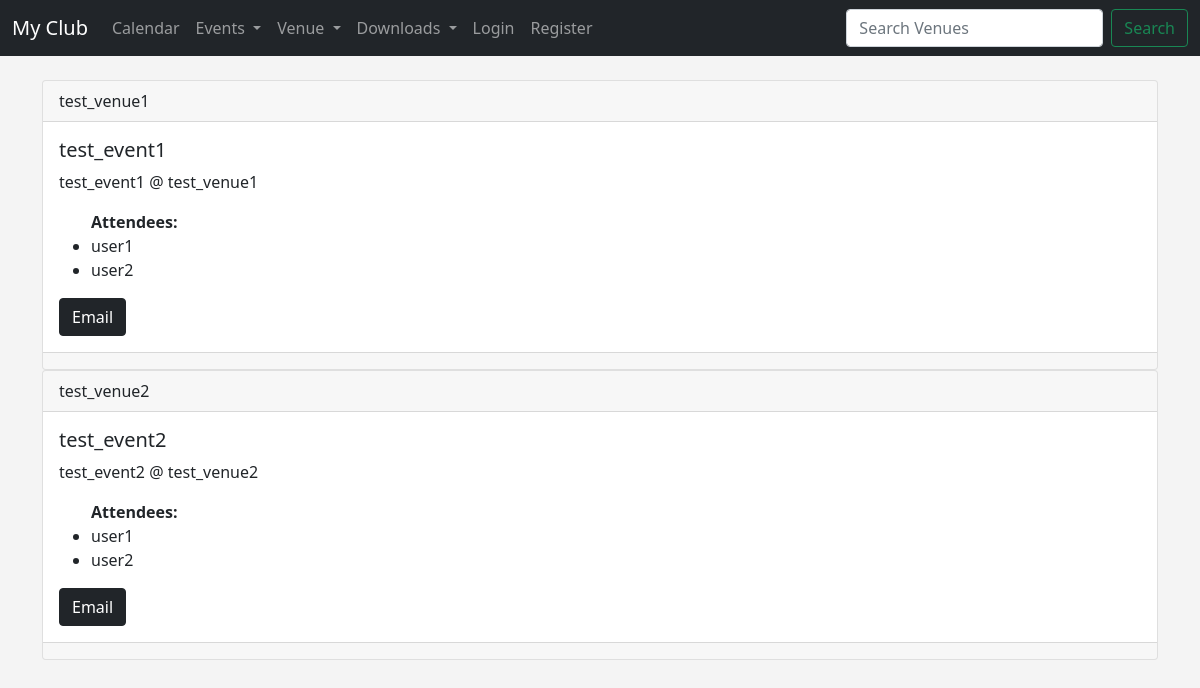
The app's page /events with its own data.
### events/models.py (models this page shows)
class Event(models.Model):
    name = models.CharField('Event Name', max_length=120)
    event_date = models.DateTimeField('Event date')
    venue = models.ForeignKey(Venue, blank=True, null=True, on_delete=models.CASCADE)
    manager = models.ForeignKey(User, blank=True, null=True, on_delete=models.SET_NULL)
    description = models.TextField(blank=True)
    attendees = models.ManyToManyField(User, related_name='attendees', blank=True)
    def __str__(self):
        return self.name

class Venue(models.Model):
    name = models.CharField('Venue Name', max_length=120)
    address = models.CharField(max_length=300)
    zip_code =models.CharField('Zip Code', max_length=10)
    phone = models.CharField('Contact Phone', max_length=15,blank=True)
    website = models.URLField('Website Address',blank=True)
    email_address = models.EmailField('Email Address',blank=True)
    owner = models.IntegerField('Venue Owner', blank=False, default=1)
    def __str__(self):
        return self.name

### events/views.py (the view)
# urls.py: path('events', views.all_events, name='list-events'),
def all_events(request):
    event_list = Event.objects.all().order_by('event_date', 'venue')
    return render(request, 'events/event_list.html', {'event_list' : event_list})

### templates/events/event_list.html (shortened to what this page needs)
{% extends 'events/base.html' %}
    {% block content %}
        {% for event in event_list %}
            <div class="card">
                <div class="card-header">
                    {{event.venue}}
                </div>
                <div class="card-body">
                     <h5 class="card-title">{{event}} </h5>
                    <p class="card-text"> {{event.description}} </p>
                    <ul>
                        <strong>Attendees: </strong>
                        {% for user in event.attendees.all  %}
                        <li> {{ user }} </li>
                        {% endfor %}
                    </ul>
                    <a href="mailto:{{event.venue.email_address}}" class="btn btn-dark">Email</a>
                </div>
                <div class="card-footer text-muted">
                </div>
            </div>
        {% endfor %}
    {% endblock %}

### templates/events/base.html (style rules this page uses)
body { background-color: #f4f4f4; }

### records on screen
Event: venue "test_venue1", name "test_event1", description "test_event1 @ test_venue1"
Event: venue "test_venue2", name "test_event2", description "test_event2 @ test_venue2"

### other values on screen
{{ user }} "user1"
{{ user }} "user2"
